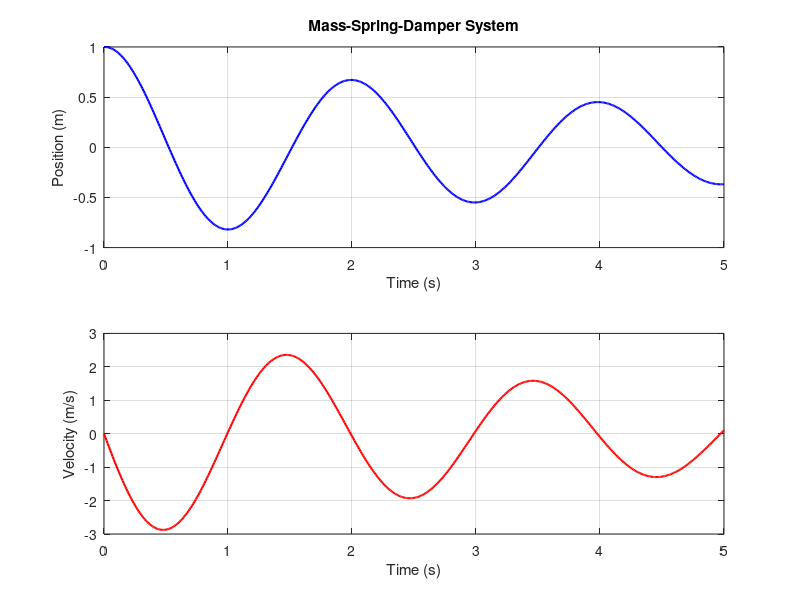

MATLAB code for this plot: (Note: this script raises an error after producing the figure.)
% Mass-Spring-Damper System Parameters
m = 1;          % Mass (kg)
k = 10;         % Spring constant (N/m)
c = 0.5;        % Damping coefficient (Ns/m)

% Simulation Parameters
dt = 0.01;      % Time step (s)
t_final = 5;    % Final simulation time (s)

% Initial Conditions
x0 = 1;         % Initial position (m)
v0 = 0;         % Initial velocity (m/s)

% Initialize arrays for time, position, and velocity
t = 0:dt:t_final;
x = zeros(size(t));
v = zeros(size(t));

% Initial conditions
x(1) = x0;
v(1) = v0;

% Euler method simulation
for i = 2:length(t)
    % Compute acceleration (from Newton's second law)
    a = (-c*v(i-1) - k*x(i-1))/m;
    
    % Update velocity and position using Euler method
    v(i) = v(i-1) + a*dt;
    x(i) = x(i-1) + v(i-1)*dt;
end

% Plot the results
figure;

subplot(2,1,1);
plot(t, x, 'b-', 'LineWidth', 1.5);
title('Mass-Spring-Damper System');
xlabel('Time (s)');
ylabel('Position (m)');
grid on;

subplot(2,1,2);
plot(t, v, 'r-', 'LineWidth', 1.5);
xlabel('Time (s)');
ylabel('Velocity (m/s)');
grid on;

sgtitle('Position and Velocity vs Time');

